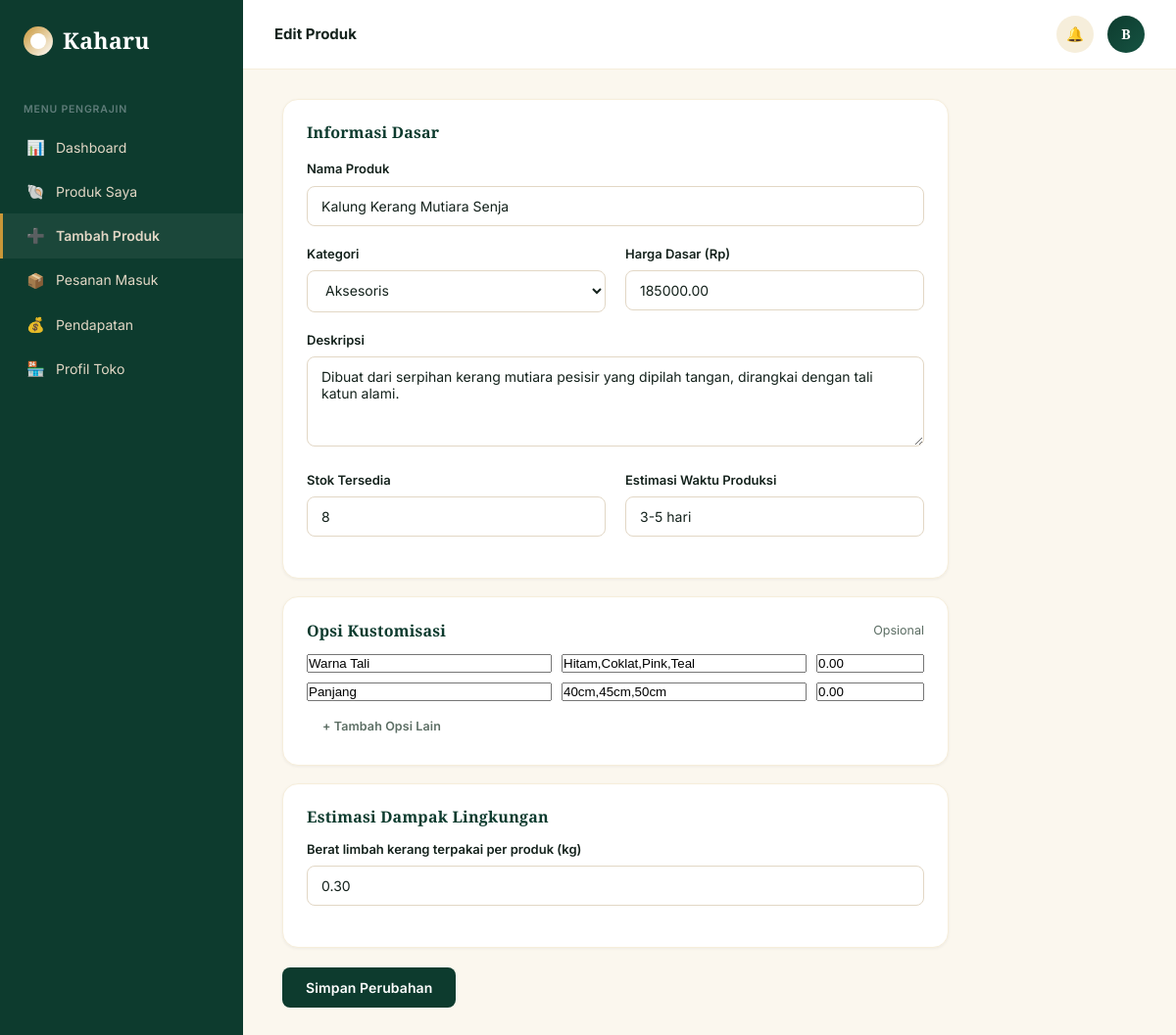
Page /kaharu-app/seller/tambah_produk.php?id=1 (signed in) on the committed database.
### tables this page shows
CREATE TABLE products (
    id INT AUTO_INCREMENT PRIMARY KEY,
    seller_id INT NOT NULL,
    category_id INT,
    nama VARCHAR(150) NOT NULL,
    deskripsi TEXT,
    harga DECIMAL(12,2) NOT NULL,
    stok INT DEFAULT 0,
    estimasi_produksi VARCHAR(50),
    berat_limbah_kg DECIMAL(5,2) DEFAULT 0,
    gambar_utama VARCHAR(255) DEFAULT NULL,
    status ENUM('draft','menunggu','aktif','ditolak','nonaktif') DEFAULT 'menunggu',
    dibuat_pada TIMESTAMP DEFAULT CURRENT_TIMESTAMP,
    FOREIGN KEY (seller_id) REFERENCES users(id) ON DELETE CASCADE,
    FOREIGN KEY (category_id) REFERENCES categories(id) ON DELETE SET NULL
);

CREATE TABLE categories (
    id INT AUTO_INCREMENT PRIMARY KEY,
    nama VARCHAR(50) NOT NULL
);

CREATE TABLE product_options (
    id INT AUTO_INCREMENT PRIMARY KEY,
    product_id INT NOT NULL,
    nama_opsi VARCHAR(100) NOT NULL,
    pilihan VARCHAR(255) NOT NULL COMMENT 'dipisah koma, mis: Hitam,Coklat,Pink',
    biaya_tambahan DECIMAL(10,2) DEFAULT 0,
    FOREIGN KEY (product_id) REFERENCES products(id) ON DELETE CASCADE
);

### kaharu-app/seller/tambah_produk.php (the view, shortened to what this page needs)
<?php
require_once __DIR__ . '/../config/database.php';
$seller_id = $_SESSION['user_id'];
$edit_id = (int)($_GET['id'] ?? 0);
$produk = null;
$existing_options = [];
if ($edit_id) {
    $stmt = $pdo->prepare("SELECT * FROM products WHERE id = ? AND seller_id = ?");
    $stmt->execute([$edit_id, $seller_id]);
    $produk = $stmt->fetch();
    $opt_stmt = $pdo->prepare("SELECT * FROM product_options WHERE product_id = ?");
    $opt_stmt->execute([$edit_id]);
    $existing_options = $opt_stmt->fetchAll();
}
$categories = $pdo->query("SELECT * FROM categories ORDER BY nama")->fetchAll();
?>
<!DOCTYPE html>
<html lang="id">
<head>
<link rel="stylesheet" href="/kaharu-app/assets/css/style.css">
</head>
<body>
<div class="app-shell">
    <?php include __DIR__ . '/../includes/sidebar.php'; ?>
    <div class="main">
        <?php include __DIR__ . '/../includes/header.php'; ?>
        <div class="page-pad" style="max-width: 760px;">
            <form method="POST">
                <div class="card">
                    <h3 style="font-size:16px; margin-bottom:18px;">Informasi Dasar</h3>
                    <div class="field"><label>Nama Produk</label><input name="nama" required value="<?= htmlspecialchars($produk['nama'] ?? '') ?>"></div>
                    <div class="form-2col">
                        <div class="field"><label>Kategori</label>
                            <select name="category_id">
                                <?php foreach ($categories as $c): ?>
                                    <option value="<?= $c['id'] ?>" <?= ($produk['category_id'] ?? null) == $c['id'] ? 'selected' : '' ?>><?= htmlspecialchars($c['nama']) ?></option>
                                <?php endforeach; ?>
                            </select>
                        </div>
                        <div class="field"><label>Harga Dasar (Rp)</label><input type="number" name="harga" required value="<?= $produk['harga'] ?? '' ?>"></div>
                    </div>
                    <div class="field"><label>Deskripsi</label><textarea name="deskripsi" rows="4"><?= htmlspecialchars($produk['deskripsi'] ?? '') ?></textarea></div>
                    <div class="form-2col">
                        <div class="field"><label>Stok Tersedia</label><input type="number" name="stok" required value="<?= $produk['stok'] ?? '' ?>"></div>
                        <div class="field"><label>Estimasi Waktu Produksi</label><input name="estimasi_produksi" placeholder="3-5 hari" value="<?= htmlspecialchars($produk['estimasi_produksi'] ?? '') ?>"></div>
                    </div>
                </div>
                <div class="card" style="margin-top:18px;">
                    <div class="section-head" style="margin-bottom:14px;">
                        <h3 style="font-size:16px;">Opsi Kustomisasi</h3>
                        <span class="muted" style="font-size:12.5px;">Opsional</span>
                    </div>
                    <div id="opsi-container">
                        <?php if ($existing_options): foreach ($existing_options as $opt): ?>
                        <div class="opt-row">
                            <input name="opsi_nama[]" placeholder="Nama opsi" value="<?= htmlspecialchars($opt['nama_opsi']) ?>">
                            <input name="opsi_pilihan[]" placeholder="Pilihan (pisah koma)" value="<?= htmlspecialchars($opt['pilihan']) ?>">
                            <input name="opsi_biaya[]" type="number" placeholder="Biaya +" value="<?= $opt['biaya_tambahan'] ?>" style="max-width:110px;">
                        </div>
                        <?php endforeach; endif; ?>
                    </div>
                    <button type="button" onclick="tambahOpsi()" class="btn btn-ghost btn-sm">+ Tambah Opsi Lain</button>
                </div>
                <div class="card" style="margin-top:18px;">
                    <h3 style="font-size:16px; margin-bottom:14px;">Estimasi Dampak Lingkungan</h3>
                    <div class="field"><label>Berat limbah kerang terpakai per produk (kg)</label><input type="number" step="0.1" name="berat_limbah_kg" value="<?= $produk['berat_limbah_kg'] ?? '' ?>"></div>
                </div>
                <button type="submit" class="btn btn-primary" style="margin-top:20px;"><?= $edit_id ? 'Simpan Perubahan' : 'Ajukan untuk Ditinjau' ?></button>
            </form>
        </div>
    </div>
</div>
</body>
</html>

### kaharu-app/assets/css/style.css (style rules this page uses)
:root { --pearl-white: #FFFFFF; --pearl-white-deep: #FBF7EE; --white: #FFFFFF; --slate-900: #14221C; --slate-700: #2C3E35; --slate-500: #5C6E64; --slate-300: #E2D7C5; --slate-100: #F6EEDB; --navy: #0D3B2E; --navy-light: #165342; --silver: #C99738; --silver-light: #DFB257; --success: #0D3B2E; --success-bg: #EAF2EF; --warning: #C99738; --warning-bg: #F6EEDB; --danger: #A85B5B; --danger-bg: #F5E9E9; --info: #2A6053; --info-bg: #E9F1EF; --font-display: 'Cormorant Garamond', serif; --font-body: 'Inter', sans-serif; --radius: 10px; --radius-lg: 16px; --shadow-sm: 0 1px 3px rgba(31,41,55,0.06); --shadow-md: 0 4px 16px rgba(31,41,55,0.08); --shadow-lg: 0 12px 32px rgba(31,41,55,0.12); }
* { box-sizing: border-box; margin: 0; padding: 0; }
body { font-family: var(--font-body); background: var(--pearl-white-deep); color: var(--slate-900); line-height: 1.55; -webkit-font-smoothing: antialiased; font-size: 14.5px; }
h1, h2, h3, .display { font-family: var(--font-display); color: var(--navy); line-height: 1.15; font-weight: 600; letter-spacing: 0.2px; }
.app-shell { display: flex; min-height: 100vh; }
.btn { display: inline-flex; align-items: center; justify-content: center; gap: 8px; padding: 12px 24px; border-radius: 8px; font-family: var(--font-body); font-weight: 600; font-size: 14px; cursor: pointer; border: none; transition: all .15s ease; letter-spacing: 0.1px; }
.btn-primary { background: var(--navy); color: var(--pearl-white); }
.btn-ghost { background: transparent; color: var(--slate-500); }
.btn-sm { padding: 8px 16px; font-size: 12.5px; border-radius: 7px; }
.main { flex: 1; min-width: 0; }
.page-pad { padding: 30px 40px; max-width: 1280px; }
.card { background: var(--white); border: 1px solid var(--slate-100); border-radius: var(--radius-lg); padding: 24px; box-shadow: var(--shadow-sm); }
.field { margin-bottom: 18px; }
.field label { display: block; font-size: 13px; font-weight: 600; color: var(--slate-900); margin-bottom: 7px; }
.field input, .field select, .field textarea { width: 100%; padding: 11px 14px; border: 1.5px solid var(--slate-300); border-radius: 8px; font-family: var(--font-body); font-size: 14px; background: var(--white); color: var(--slate-900); }
.section-head { display: flex; align-items: center; justify-content: space-between; margin-bottom: 20px; }
.section-head .muted { font-size: 13px; color: var(--slate-500); }
.muted { color: var(--slate-500); }

### kaharu-app/seller/tambah_produk.php (style rules this page uses)
.form-2col { display: grid; grid-template-columns: 1fr 1fr; gap: 20px; }
.opt-row { display: flex; gap: 10px; margin-bottom: 10px; align-items:center; }
.opt-row input { flex: 1; }

### rows in the picture
products: nama "Kalung Kerang Mutiara Senja", category_id "Aksesoris", harga "185000.00", deskripsi "Dibuat dari serpihan kerang mutiara pesisir yang dipilah tangan, dirangkai dengan tali katun alami.", stok "8", estimasi_produksi "3-5 hari", berat_limbah_kg "0.30"
product_options: nama_opsi "Warna Tali", pilihan "Hitam,Coklat,Pink,Teal", biaya_tambahan "0.00"
product_options: nama_opsi "Panjang", pilihan "40cm,45cm,50cm", biaya_tambahan "0.00"

### other values in the picture
$section_label "MENU PENGRAJIN"
$item['icon'] "📊"
$item['label'] "Dashboard"
$item['icon'] "🐚"
$item['label'] "Produk Saya"
$item['icon'] "➕"
$item['label'] "Tambah Produk"
$item['icon'] "📦"
$item['label'] "Pesanan Masuk"
$item['icon'] "💰"
$item['label'] "Pendapatan"
$item['icon'] "🏪"
$item['label'] "Profil Toko"
$page_title "Edit Produk"
initial_name($user['nama']) "B"
